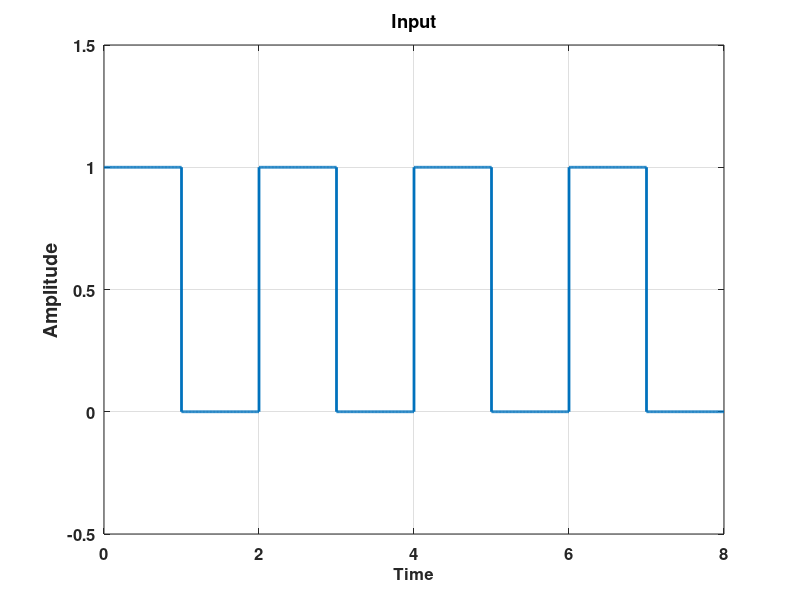
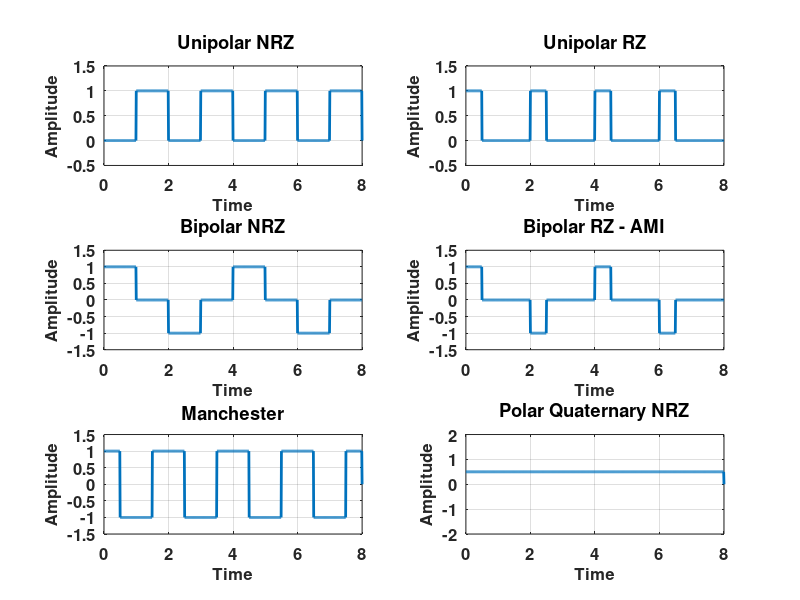

Recreate these plots in MATLAB, in order.
clc;
clear all;
close all;
m = [1 0 1 0 1 0 1 0];
N = length(m);

duration = N; 
t = 0:0.01:duration; 

m_s = zeros(1, length(t));
nrz = zeros(1, length(t));
rz = zeros(1, length(t)); 
bp_nrz = zeros(1,length(t));
manchester = zeros(1,length(t));
ami = zeros(1,length(t));
polar_nrz = zeros(1,length(t));


for i = 1:N
    if m(i) == 1
        m_s((i-1)*100 + 1:i*100) = 1;
        nrz((i-1)*100 + 1:i*100) = 0;
        rz((i-1)*100 + 1:(i-1)*100 + 50) = 1; 
    else
        m_s((i-1)*100 + 1:i*100) = 0;
        nrz((i-1)*100 + 1:i*100) = 1; 
        rz((i-1)*100 + 1:(i-1)*100 + 50) = 0; 
    end
end

count=0;
r=0;
for i=1:N
    if m(i) == 1
        count=count+1;
        r=rem(count,2);
        if r==1
            bp_nrz((i-1)*100 + 1:i*100)=1;
            ami((i-1)*100 + 1:(i-1)*100 + 50)=1;
        else
            bp_nrz((i-1)*100 + 1:i*100)=-1;
            ami((i-1)*100 + 1:(i-1)*100 + 50)=-1;
        end
    else
        bp_nrz((i-1)*100 + 1:i*100)=0;
    end
end

for i = 0:N-1
  if m(i+1) == 1
    manchester(i*100+1:(i+0.5)*100) = 1;
    manchester((i+0.5)*100+1:(i+1)*100) = -1;
  else
    manchester(i*100+1:(i+0.5)*100) = -1;
    manchester((i+0.5)*100+1:(i+1)*100) = 1;
  end
end

for i = 1:2:N-1
    bit_pair = m(i:i+1);
    if isequal(bit_pair, [0 0])
        polar_nrz((i-1)*100 + 1:(i+1)*100) = -1.5;
    elseif isequal(bit_pair, [0 1])
        polar_nrz((i-1)*100 + 1:(i+1)*100) = -0.5;
    elseif isequal(bit_pair, [1 0])
        polar_nrz((i-1)*100 + 1:(i+1)*100) = 0.5;
    elseif isequal(bit_pair, [1 1])
        polar_nrz((i-1)*100 + 1:(i+1)*100) = 1.5;
    end
end

figure(1);
stairs(t, m_s, 'linewidth', 2);
set(gca,'fontsize',12,'fontweight','bold');
xlabel('Time','FontSize',12,'FontWeight','bold');
ylabel('Amplitude','FontSize',14,'FontWeight','bold');
title('Input', 'LineWidth', 2);
ylim([-0.5 1.5]);
grid on;

figure(2);
subplot(3,2,1);
plot(t, nrz, 'LineWidth', 2);
set(gca,'fontsize',12,'fontweight','bold');
xlabel('Time','FontSize',12,'FontWeight','bold');
ylabel('Amplitude','FontSize',12,'FontWeight','bold');
title(' Unipolar NRZ', 'LineWidth', 2);
ylim([-0.5 1.5]);
grid on;

subplot(3,2,2);
plot(t, rz, 'LineWidth', 2);
set(gca,'fontsize',12,'fontweight','bold');
xlabel('Time','FontSize',12,'FontWeight','bold');
ylabel('Amplitude','FontSize',12,'FontWeight','bold');
title('Unipolar RZ', 'LineWidth', 2);
ylim([-0.5 1.5]);
grid on;

subplot(3,2,3);
plot(t, bp_nrz, 'LineWidth', 2);
set(gca,'fontsize',12,'fontweight','bold');
xlabel('Time','FontSize',12,'FontWeight','bold');
ylabel('Amplitude','FontSize',12,'FontWeight','bold');
title('Bipolar NRZ', 'LineWidth', 2);
ylim([-1.5 1.5]);
grid on;

subplot(3,2,4);
plot(t, ami, 'LineWidth', 2);
set(gca,'fontsize',12,'fontweight','bold');
xlabel('Time','FontSize',12,'FontWeight','bold');
ylabel('Amplitude','FontSize',12,'FontWeight','bold');
title('Bipolar RZ - AMI', 'LineWidth', 2);
ylim([-1.5 1.5]);
grid on;

subplot(3,2,5);
plot(t, manchester, 'LineWidth', 2);
set(gca,'fontsize',12,'fontweight','bold');
xlabel('Time','FontSize',12,'FontWeight','bold');
ylabel('Amplitude','FontSize',12,'FontWeight','bold');
title('Manchester', 'LineWidth', 2);
ylim([-1.5 1.5]);
grid on;

subplot(3,2,6)
plot(t, polar_nrz, 'LineWidth', 2);
set(gca,'fontsize',12,'fontweight','bold');
xlabel('Time','FontSize',12,'FontWeight','bold');
ylabel('Amplitude','FontSize',12,'FontWeight','bold');
title('Polar Quaternary NRZ', 'LineWidth', 2);
ylim([-2 2]);
grid on;